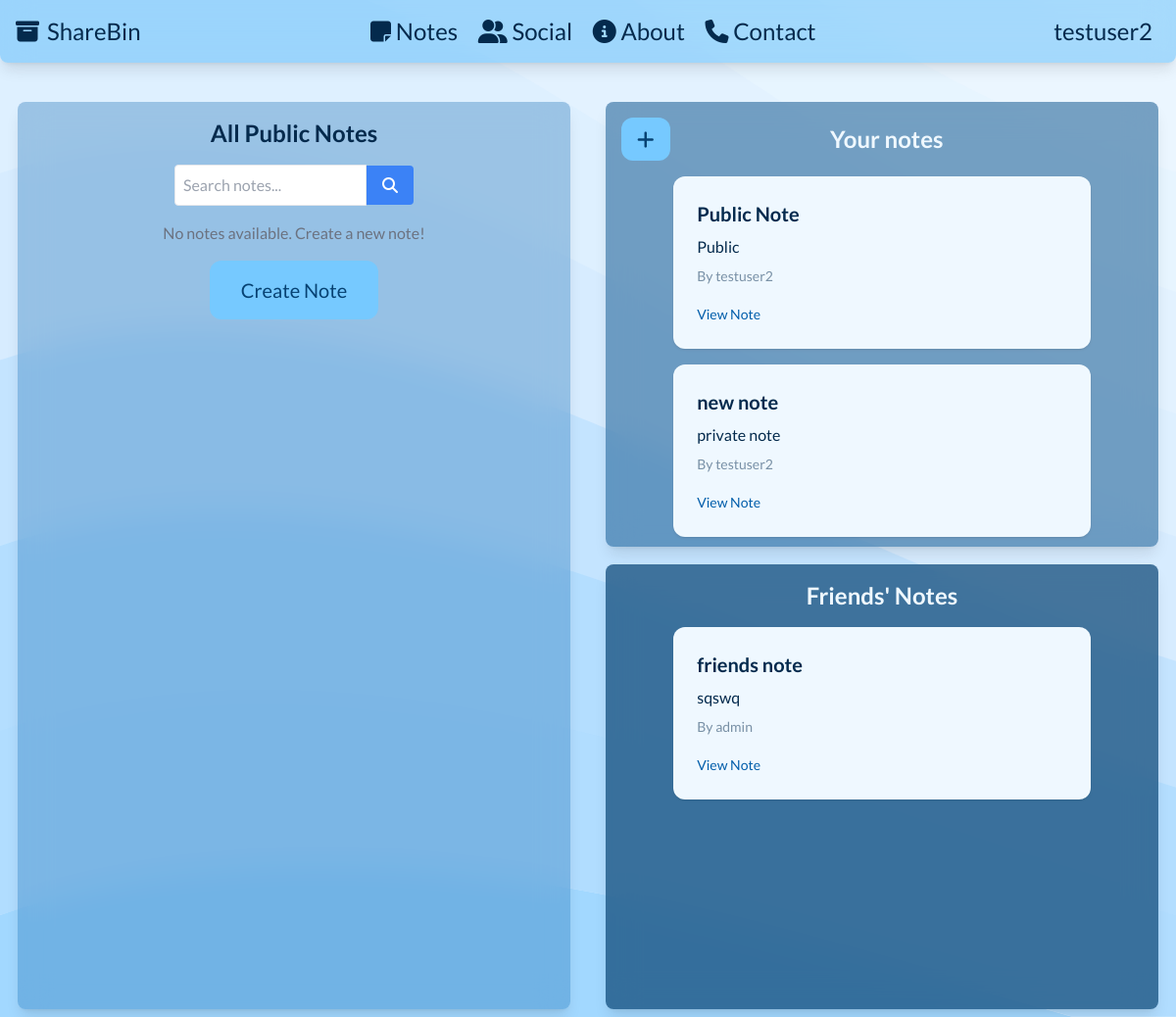
The app's page /notes/ (signed in), older data.
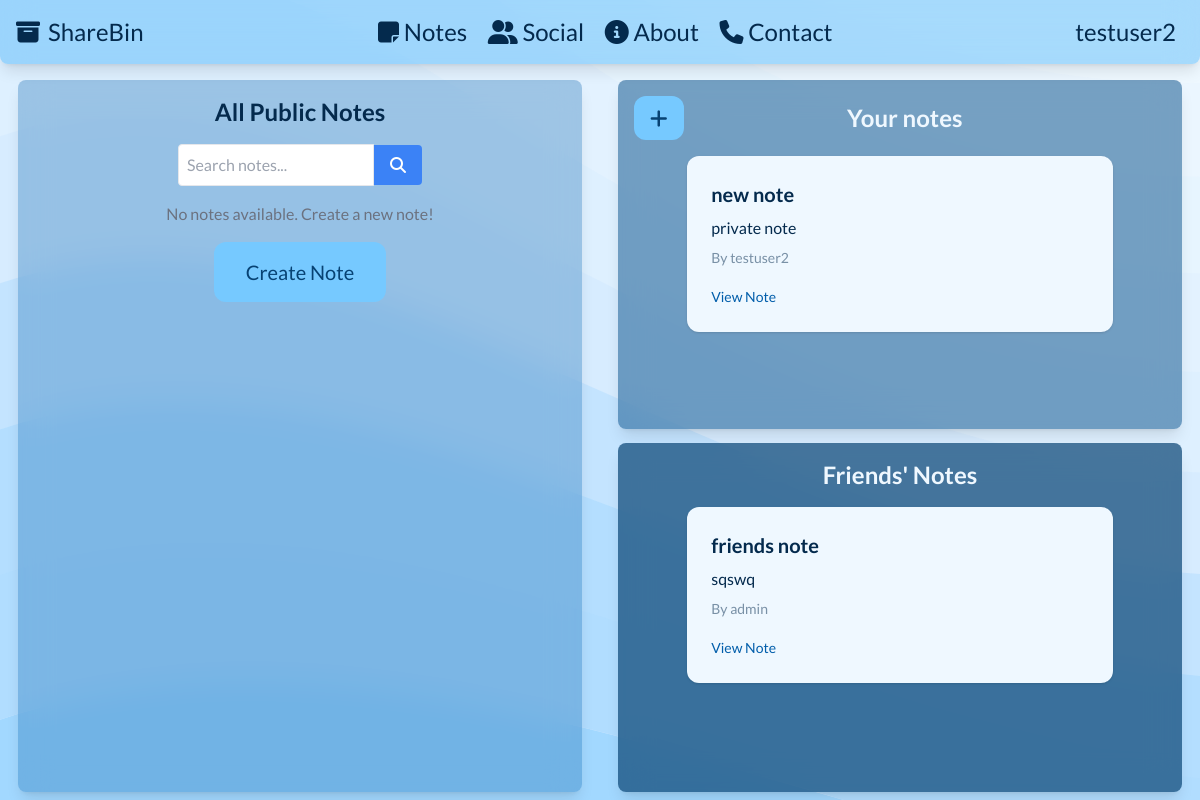
The same page, newer data.
### tables this page shows
CREATE TABLE users (
            id INTEGER PRIMARY KEY AUTOINCREMENT,
            username TEXT,
            password TEXT,
            email TEXT,
            created_at TIMESTAMP DEFAULT CURRENT_TIMESTAMP
        );

CREATE TABLE notes (
            id INTEGER PRIMARY KEY AUTOINCREMENT,
            user TEXT,
            title TEXT,
            content TEXT,
            is_private INTEGER,
            visibility TEXT CHECK(visibility IN ('public', 'private', 'friends')),
            file_path TEXT,
            created_at TIMESTAMP DEFAULT CURRENT_TIMESTAMP
        );

### app.py (the view, shortened to what this page needs)
@app.route('/notes/')
def list_notes():
    conn = get_db()
    c = conn.cursor()
    public_notes = []
    my_notes = []
    friend_notes = []
    search_query = ""
    user_id = session.get('user_id')
    username = session.get('username')
    if user_id:
        c.execute("""
            SELECT n.id, u.username, n.title, n.content, n.is_private, n.file_path
            FROM notes n
            JOIN users u ON n.user = u.id
            WHERE n.user = ?
        """, (user_id,))
        my_notes = c.fetchall()
        c.execute("""
            SELECT u.id FROM users u
            JOIN friends f ON (
                (f.user_id = ? AND f.friend_id = u.id)
                OR (f.friend_id = ? AND f.user_id = u.id)
            )
            WHERE u.id != ?
        """, (user_id, user_id, user_id))
        friend_ids = [row[0] for row in c.fetchall()]
        if friend_ids:
            placeholders = ','.join(['?'] * len(friend_ids))
            query = f"""
                SELECT n.id, u.username, n.title, n.content, n.is_private, n.file_path
                FROM notes n
                JOIN users u ON n.user = u.id
                WHERE n.user IN ({placeholders})
                AND n.visibility = 'friends'
            """
            c.execute(query, friend_ids)
            friend_notes = c.fetchall()
    if request.method == 'GET':
        if 'search' in request.args:
            search_query = request.args.get('q')
            c.execute("""
                SELECT n.id, u.username, n.title, n.content, n.is_private, n.file_path
                FROM notes n
                JOIN users u ON n.user = u.id
                WHERE n.title LIKE ? AND n.visibility = 'public'
            """, (f'%{search_query}%',))
            public_notes = c.fetchall()
        else:
            c.execute("""
                SELECT n.id, u.username, n.title, n.content, n.is_private, n.file_path
                FROM notes n
                JOIN users u ON n.user = u.id
                WHERE n.visibility = 'public'
                AND n.user != ?
            """, (user_id,))
            public_notes = c.fetchall()
    conn.close()
    return render_template('list_notes.html',
                           public_notes=public_notes,
                           my_notes=my_notes,
                           friend_notes=friend_notes,
                           search_query=search_query,
                           user=username)

### app.py (called while the page is built)
def get_db():
    conn = sqlite3.connect(DATABASE)
    return conn

### templates/list_notes.html (shortened to what this page needs)
{% extends "base.html" %} {% block content %}
<div class="flex flex-row w-full h-full max-h-full justify-around pb-2">
  <section
    class="w-[47%] h-auto max-h-full overflow-scroll bg-congress-blue-700/30 backdrop-blur-lg shadow-lg flex flex-col justify-start items-center rounded-lg p-4"
  >
    <h2 class="text-2xl font-bold mb-4">All Public Notes</h2>
    <form method="get" class="mb-4 flex flex-row justify-center items-center">
      <input
        type="text"
        name="q"
        placeholder="Search notes..."
        value="{{ search_query }}"
        class="w-full border p-2 rounded-l"
      />
      <button
        type="submit"
        name="search"
        class="bg-blue-500 text-white px-4 py-2 rounded-r hover:bg-blue-600"
      >
        <i class="fa-solid fa-magnifying-glass"></i>
      </button>
    </form>
     {% if not public_notes %} {% if search_query %}
    <p class="text-center text-congress-blue-950/70">
      No notes found for "{{ search_query }}"
    </p>
    {% else %}
    <p class="text-center text-gray-500">
      No notes available. Create a new note!
    </p>
    <a
      href="/note/new"
      class="rounded-xl text-xl bg-congress-blue-300 py-4 px-8 mt-4 text-congress-blue-900 hover:bg-congress-blue-400"
      >Create Note</a
    >
    {% endif %} {% endif %}
  </section>
  <div class="w-[47%] flex flex-col justify-between items-center">
    <section
      class="w-full h-[49%] text-congress-blue-50 bg-congress-blue-800/50 backdrop-blur-lg shadow-lg flex flex-col justify-start items-center rounded-lg p-4 overflow-scroll"
    >
      <div class="flex flex-row w-full justify-between items-center mb-4">
        <a
          href="/note/new"
          class="bg-congress-blue-300 rounded-xl text-xl py-2 px-4 text-congress-blue-900 hover:bg-congress-blue-400"
        >
          <i class="fa-solid fa-plus"></i
        ></a>
        <h2 class="text-2xl font-bold flex-grow text-center">Your notes</h2>
      </div>
      {% for note in my_notes %}
      <div
        class="w-4/5 mx-auto text-congress-blue-950 bg-congress-blue-50 p-6 rounded-xl shadow mb-4"
      >
        <h2 class="text-xl font-bold mb-2">{{ note[2] }}</h2>
        <p class="text-md text-congress-blue-950 mb-2">{{ note[3] }}</p>
        <p class="text-sm text-congress-blue-950/50 mb-4">By {{ note[1] }}</p>
        <a
          href="/note/{{ note[0] }}"
          class="text-congress-blue-700 hover:underline text-sm"
          >View Note</a
        >
      </div>
      {% endfor %}
    </section>
    <section
      class="w-full h-[49%] text-congress-blue-50 bg-congress-blue-900/70 backdrop-blur-lg shadow-lg flex flex-col justify-start items-center rounded-lg p-4 overflow-scroll"
    >
      <div>
        <h2 class="text-2xl font-bold mb-4">Friends' Notes</h2>
      </div>
      {% if friend_notes %} {% for note in friend_notes %}
      <div
        class="w-4/5 mx-auto text-congress-blue-950 bg-congress-blue-50 p-6 rounded-xl shadow mb-4"
      >
        <h2 class="text-xl font-bold mb-2">{{ note[2] }}</h2>
        <p class="text-md text-congress-blue-950 mb-2">{{ note[3] }}</p>
        <p class="text-sm text-congress-blue-950/50 mb-4">By {{ note[1] }}</p>
        <a
          href="/note/{{ note[0] }}"
          class="text-congress-blue-700 hover:underline text-sm"
          >View Note</a
        >
      </div>
      {% endfor %} {% endif %}
    </section>
  </div>
</div>
{% endblock %}

### templates/base.html (shortened to what this page needs)
<!DOCTYPE html>
<html>
  <head>
    <script src="https://cdn.tailwindcss.com"></script>
  </head>
  <body
    class="font-[lato] text-congress-blue-950 bg-congress-blue-100 scroll-smooth"
  >
    <header>
      <nav
        class="bg-congress-blue-500/30 backdrop-blur-lg rounded-b-lg shadow-lg p-4 flex flex-row w-full fixed top-0 z-50"
      >
        <div class="container justify-start text-2xl w-fit">
          <a
            href="/"
            class="flex items-center hover:text-gray-200 hover:text-shadow-lg transition-all duration-150 ease-in-out w-fit"
          >
            <i class="fa-solid fa-box-archive pr-2"></i>
            <h1 class="text-2xl">ShareBin</h1>
          </a>
        </div>
        <div class="container justify-center text-2xl w-fit mx-auto">
          <a
            href="/notes"
            class="p-2 hover:text-gray-200 transition-all duration-150 ease-in-out w-fit"
            ><i class="fa fa-sticky-note"></i> Notes</a
          >
          <a
            href="/social"
            class="p-2 hover:text-gray-200 transition-all duration-150 ease-in-out w-fit"
          >
            <i class="fa-solid fa-user-group"></i> Social</a
          >
          <a
            href="/about"
            class="p-2 hover:text-gray-200 transition-all duration-150 ease-in-out w-fit"
            ><i class="fa-solid fa-circle-info"></i> About</a
          >
          <a
            href="/contact"
            class="p-2 hover:text-gray-200 transition-all duration-150 ease-in-out w-fit"
          >
            <i class="fa-solid fa-phone"></i> Contact</a
          >
        </div>
        <div class="container justify-end text-2xl w-fit">
          {% if user %}
          <a
            href="/profile"
            class="p-2 hover:text-gray-200 transition-all duration-150 ease-in-out w-fit"
            >{{ user }}</a
          >
          {% else %}
          <a
            href="/login"
            class="p-2 hover:text-gray-200 transition-all duration-150 ease-in-out w-fit"
            >Log In <span aria-hidden="true">&rarr;</span></a
          >
          {% endif %}
        </div>
      </nav>
    </header>
    <section
      class="w-full min-h-fit h-screen pt-[10vh] bg-custom-pattern bg-cover bg-repeat-y bg-fixed"
    >
      {% block content %}{% endblock %}
    </section>
  </body>
</html>

Row changes from the older to the newer data that the page shows:
removed notes: title "Public Note", content "Public", username "testuser2", shown under "Your notes"
